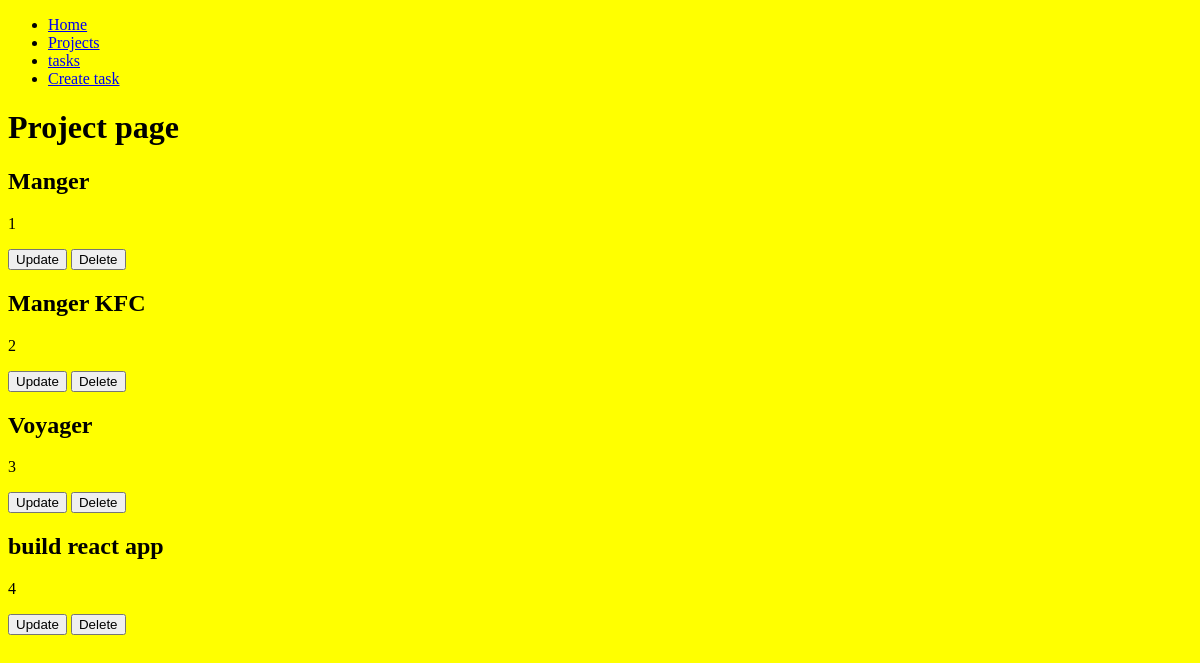
The page /projects/ on the database as committed earlier.
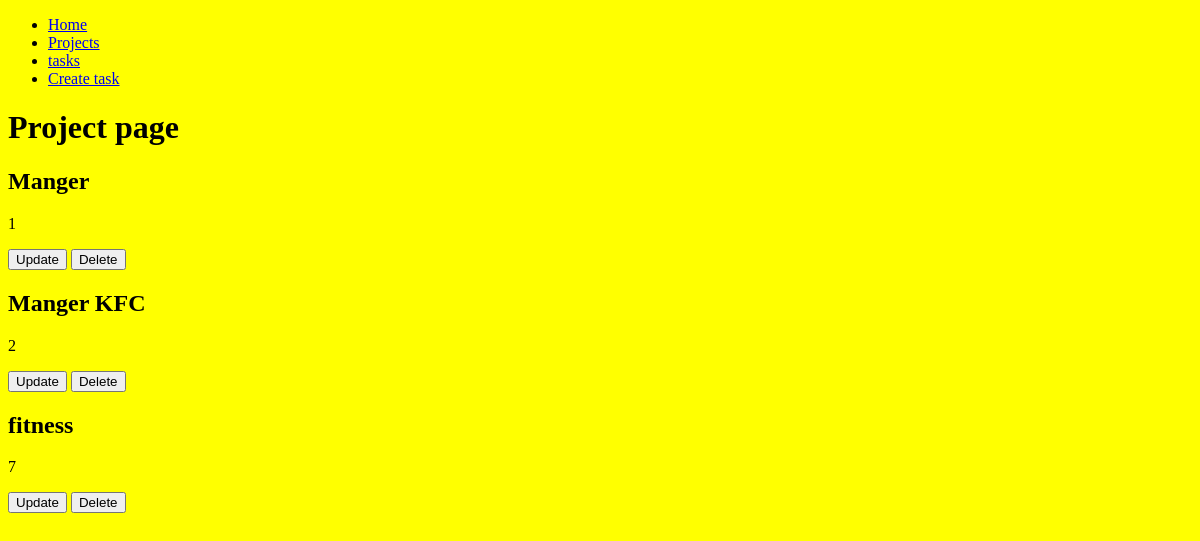
The same page on the database as committed later.
### myapp/models.py (models this page shows, shortened)
class Project(models.Model):
    name = models.CharField(max_length=200)

### myapp/views.py (the view)
# urls.py: path('projects/', views.project, name="projects"),
def project(request):
    projects = Project.objects.all()
    return render(request, "projects.html", {
        "projects": projects
    })

### myapp/templates/projects.html (shortened to what this page needs)
<!DOCTYPE html>
<html lang="en">
<head>
</head>
<body>
    {% extends "layouts/base.html"%}
    {% block content %}
    <h1>Project page</h1>
    {% for project in projects %}
    <article>
        <h1>{{project.name}}</h1>
        <p>{{project.id}}</p>
        <button>Update</button>
        <button>Delete</button>
    </article>
    {% endfor %}
    {% endblock%}

Rows that differ between the two databases and show on the page:
removed Project: name "Voyager", id "3"
removed Project: name "build react app", id "4"
added Project: name "fitness", id "7"
